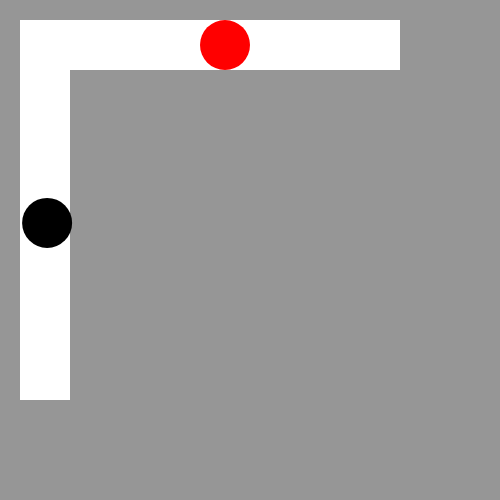
Frame 1 (no input)
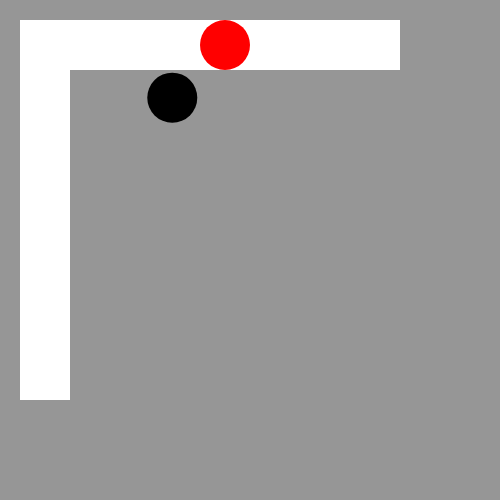
Frame 60 (no input)
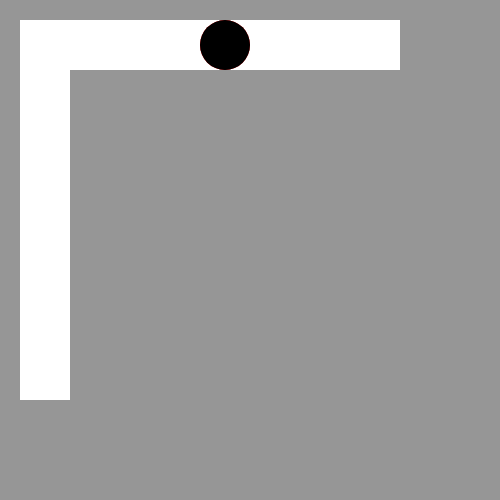
Frame 120 (the mouse pressed at the canvas centre since frame 60)

The p5.js sketch that drew these frames (run headless with seeded random() and noise() and a simulated clock; from frame 60 on, the mouse is pressed at the canvas centre):

// p5.js sketch
// ── sketch.js
function followPoint(startingX, startingY, endingX, endingY, velosity) {
  const deltaY = endingY - startingY;
  const deltaX = endingX - startingX;
  const angle = atan2(deltaY, deltaX);
  const distanceBetween = dist(startingX, startingY, endingX, endingY);

  let totalDistanceToTraval = distanceBetween;
  if(totalDistanceToTraval > velosity) {
    totalDistanceToTraval = velosity;
  }

  const distanceToTravalX = cos(angle) * totalDistanceToTraval;
  const distanceToTravalY = sin(angle) * totalDistanceToTraval;

  const newX = startingX + distanceToTravalX;
  const newY = startingY + distanceToTravalY;

  return [newX, newY];
}
let isPaused = false;
let isOver = false;

class Path {
  coords = null;
  connections = [];
  isVertical = false;
  isHorizontal = false;
  width = null;
  height = null;
  constructor (width, height, coords) {
    this.coords = coords;
    this.width = width;
    this.height = height;
    const [x1, y1, x2, y2] = coords;
    if(x1 === x2) {
      this.isVertical = true;
    }else {
      this.isHorizontal = true;
    }
  }

  addConnection(path) {
    this.connections.push(path);
  }

  draw (){
    const [x1, y1, x2, y2] = this.coords;
    fill('white');
    noStroke();
    if(this.isHorizontal){
      rect(x1, y1, x2-x1, this.height);
    }else {
      rect(x1, y1, this.width, y2-y1);
    }
  }
}
class Character {
  x = 0;
  y = 0;
  width = 0;
  height = 0;
  fill = color(255, 0, 0);
  velocity = 3;
  currentPath = null;
  constructor(x, y, width, height, path){
    this.x = x;
    this.y = y;
    this.width = width;
    this.height = height;
    this.currentPath = path;
  }
  draw(){
    fill(this.fill)
    ellipse(this.x + (this.width/2), this.y + (this.height/2), this.width, this.height)
  }
  move(){
    if(characterMoveDirection == null){
      return;
    }
    if (this.currentPath.isHorizontal && (characterMoveDirection == 'up' || characterMoveDirection == 'down')){

    }else if (this.currentPath.isVertical && (characterMoveDirection == 'left' || characterMoveDirection == 'right')){

    }else{
      switch(characterMoveDirection){
        case 'up': 
        this.y += this.velocity;
          break;
        case 'down':
          this.y -= this.velocity;
          break;
        case 'left':
          this.x -= this.velocity;
          break;
        case 'right':
          this.x += this.velocity;
          break;
      }
    }
  //   this.x = mouseX;
  //   this.y = mouseY;
  }
}

class BadGuy extends Character {
  fill = color(0);
  goodGuy = null;
  setGoodGuy(goodGuy){
    this.goodGuy = goodGuy;
  }
  followGoodGuy(){
    const [newX, newY] = followPoint(this.x, this.y, this.goodGuy.x, this.goodGuy.y, this.velocity)

    this.x = newX;
    this.y = newY;
  }
  move(){
    this.followGoodGuy();
  }
}
let goodGuy;
let badGuys = [];
const paths = [];
let characterWidth = 0;
let characterHeight = 0;

let characterMoveDirection = null;

function pauseGame(){
  if(isPaused){
    isPaused = false;
    loop();
  } else {
    isPaused = true;
    noLoop();
  }
}
function keyPressed(e){
  if(e.key == "Escape"){
    pauseGame();
  }else if(key === 'ArrowUp'){
    characterMoveDirection = 'up'
  }else if(key === 'ArrowDown'){
    characterMoveDirection = 'down'
  }else if(key === 'ArrowLeft'){
    characterMoveDirection = 'left'
  }else if(key === 'ArrowRight'){
    characterMoveDirection = 'right'
  }
}

function setup() {
  createCanvas(500, 500);
  rectMode(CORNER);
  characterWidth = width/10;
  characterHeight = height/10;
  paths[0] = new Path(characterWidth, characterHeight, [20, 20, 400, 20]);
  paths[1] = new Path(characterWidth, characterHeight, [20, 20, 20, 400]);
  paths[0].addConnection(paths[1]);
  paths[1].addConnection(paths[0]);

  goodGuy = new Character(200, 20, characterWidth, characterHeight, paths[0]);

  badGuys[0] = new BadGuy(20, 200, characterWidth, characterHeight,paths[1]);
  // badGuys[1] = new BadGuy(width, 0, width/10, height/10,paths[1]);
  // badGuys[2] = new BadGuy(width, height, width/10, height/10,paths[1]);
  // badGuys[3] = new BadGuy(0, height, width/10, height/10,paths[1]);




  badGuys.forEach((badGuy, i) => {
    badGuy.setGoodGuy(goodGuy);
  });

}

function draw() {
  background(150);

  paths.forEach((path, i) => {
    path.draw();
  });
  goodGuy.draw();
  goodGuy.move();

  badGuys.forEach((badGuy, i) => {
    badGuy.move();
    badGuy.draw();
  });  

}
